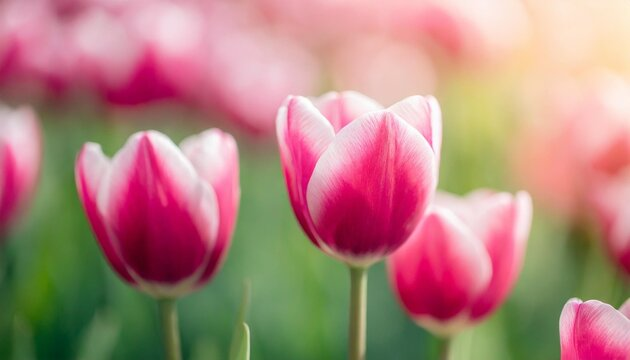
#> input picture 05_Image_Processing_CNN/flower.jpg, 630 x 360 px
$ jupyter execute Histogram_equalization.ipynb
#> lines starting #> are read from the running program, lines starting #| are printed output that depends on the picture
## What is a Histogram of An Image?
A histogram of an image is the graphical interpretation of the image’s pixel intensity values. It can be interpreted as the data structure that stores the frequencies of all the pixel intensity levels in the image.

## What is Histogram Equalization?
Histogram Equalization is an image processing technique that adjusts the contrast of an image by using its histogram. To enhance the image’s contrast, it spreads out the most frequent pixel intensity values or stretches out the intensity range of the image. By accomplishing this, histogram equalization allows the image’s areas with lower contrast to gain a higher contrast.

For more: visit https://medium.com/@kyawsawhtoon/a-tutorial-to-histogram-equalization-497600f270e2

[cell 1]
import cv2 as cv
import numpy as np
import matplotlib.pyplot as plt

[cell 2]
path = "flower.jpg"
img = cv.imread(path)
#> img is the input picture: shape (360, 630, 3); mean B, G, R 125.5, 133.1, 177

[cell 3]
plt.imshow(img)
plt.show()

[cell 4]
hist,bins = np.histogram(img.flatten(),256,[0,256])
#> hist = 256 values, max 6624 at index 0, min 339 at index 12, mean 2657.8; bins = 257 values from 0 to 256
cdf = hist.cumsum()
#> cdf = 256 values from 6624 to 680400
cdf_normalized = cdf * float(hist.max()) / cdf.max()
#> cdf_normalized = 256 values from 64.49 to 6624
plt.plot(cdf_normalized, color = 'b')
plt.hist(img.flatten(),256,[0,256], color = 'r')
plt.xlim([0,256])
plt.legend(('cdf','histogram'), loc = 'upper left')
plt.show()
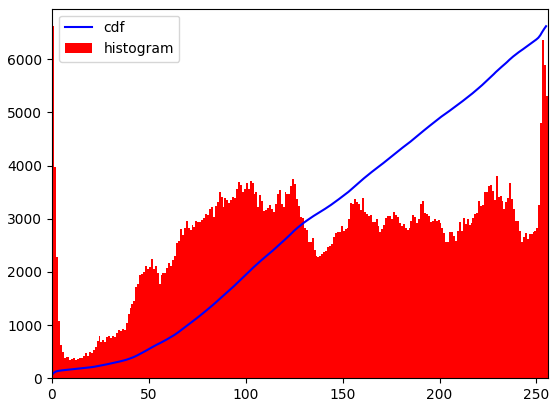
#> figure drawn by matplotlib, 1 panel; tallest bar 6624 high, from x = 0 to 1; curve peaks at x = 255, y = 6624

[cell 5]
R, G, B = cv.split(img)
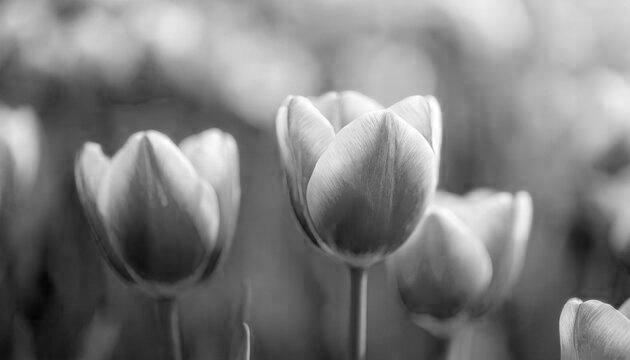
#> R: shape (360, 630); min 2, max 255, mean 125.5
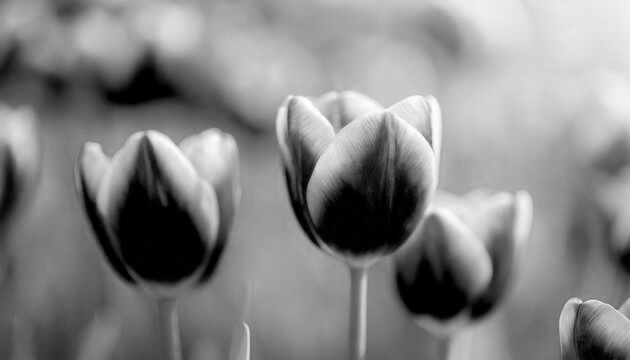
#> G: shape (360, 630); min 0, max 255, mean 133.1
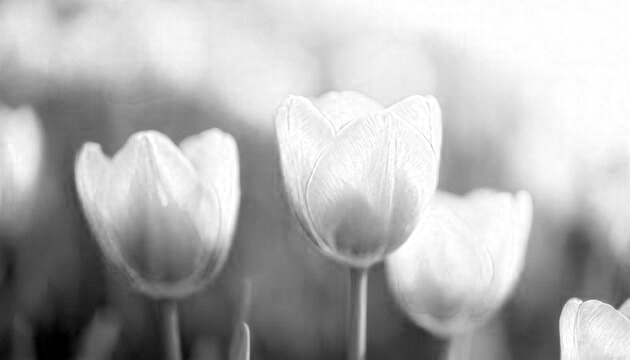
#> B: shape (360, 630); min 0, max 255, mean 177

output1_R = cv.equalizeHist(R)
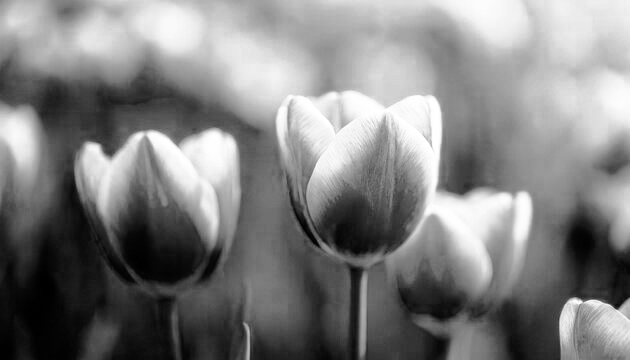
#> output1_R: shape (360, 630); min 0, max 255, mean 128.1
output1_G = cv.equalizeHist(G)
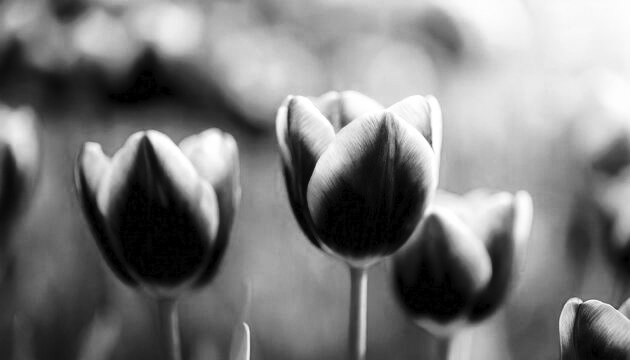
#> output1_G: shape (360, 630); min 0, max 255, mean 124.6
output1_B = cv.equalizeHist(B)
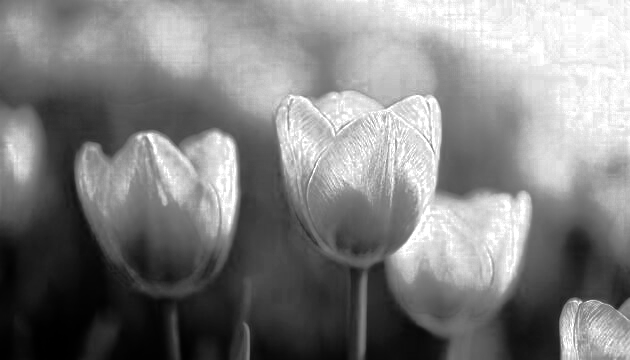
#> output1_B: shape (360, 630); min 0, max 255, mean 128.4

equ = cv.merge((output1_R, output1_G, output1_B))
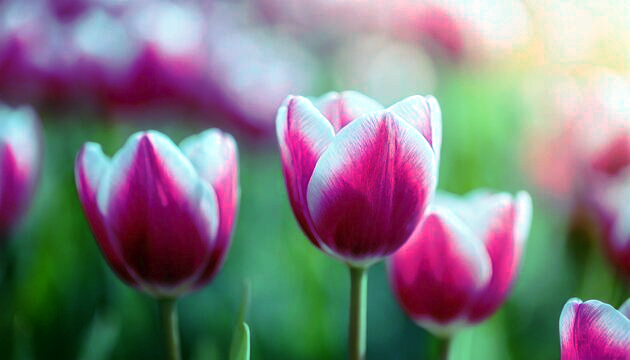
#> equ: shape (360, 630, 3); mean B, G, R 128.1, 124.6, 128.4

[cell 6]
plt.imshow(img)
plt.show()
plt.imshow(equ)
plt.show()

[cell 7]
hist,bins = np.histogram(equ.flatten(),256,[0,256])
#> hist = 256 values, max 8323 at index 249, min 0 at index 182, mean 2657.8
cdf = hist.cumsum()
#> cdf = 256 values from 7366 to 680400
cdf_normalized = cdf * float(hist.max()) / cdf.max()
#> cdf_normalized = 256 values from 90.1 to 8323
plt.plot(cdf_normalized, color = 'b')
plt.hist(equ.flatten(),256,[0,256], color = 'r')
plt.xlim([0,256])
plt.legend(('cdf','histogram'), loc = 'upper left')
plt.show()
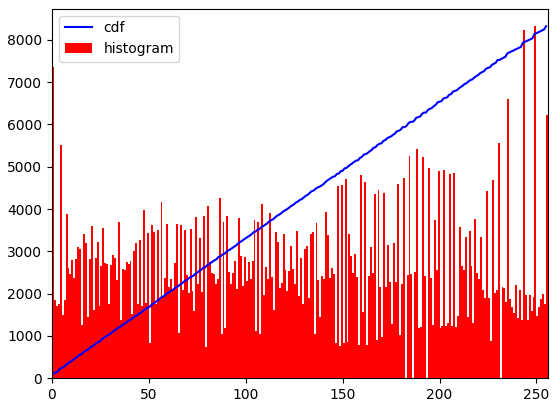
#> figure drawn by matplotlib, 1 panel; tallest bar 8323 high, from x = 249 to 250; curve peaks at x = 255, y = 8323
